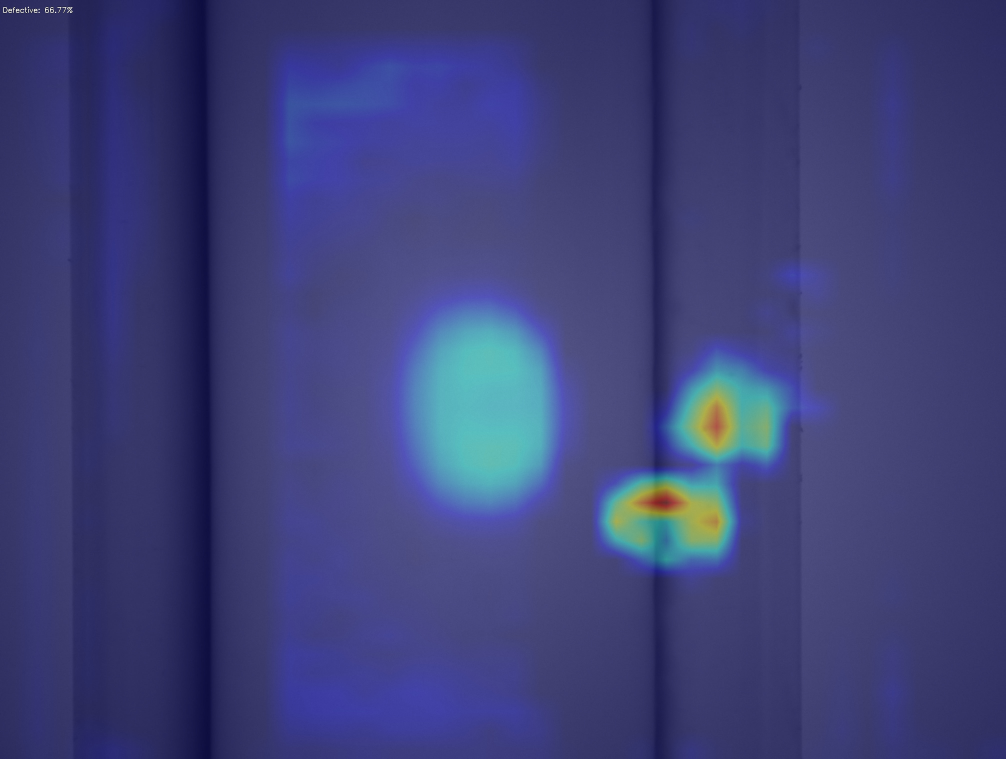
#> input picture NN/yolov10_tph/CAM_1320.jpg, 4024 x 3036 px (shown at 1/4 size)
$ python -i cutpaste_augmentor.py   (imports and definitions only)
#> lines starting #> are read from the running program, lines starting #| are printed output that depends on the picture; after the words box and inside, x2 and y2 are one past the last pixel; in counts of white or black regions, pixels touching at a corner belong together
#!/usr/bin/env python
# -*- coding:utf-8 -*-

"""
CutPaste 真实缺陷模拟器（增强版 v2）
============================================================
在原始 CutPaste 基础上新增多种真实缺陷模拟策略：

    1. 程序化划痕/裂纹绘制 —— 使用 Bezier 曲线 + 随机游走生成
       真实感的划痕、裂纹线条，支持分叉和宽度渐变
    2. 局部光照扰动 —— 模拟工业光源照射不均匀、局部反光、
       阴影等光照异常
    3. 表面纹理劣化 —— 模拟磨损、腐蚀、气泡等面状缺陷
    4. 组合缺陷 —— 随机叠加多种缺陷类型，更贴合真实场景
    5. ROI 感知（Otsu 前景掩膜）+ 泊松融合（保留原有功能）

输出：
    - 增强后的伪缺陷图像
    - 更新后的 CSV 标注文件
"""

import os
import csv
import math
import random
import logging
from pathlib import Path
from typing import Optional, Tuple, List, Dict

import cv2
import numpy as np
from PIL import Image, ImageEnhance, ImageFilter, ImageDraw

# =========================================================================
# 日志配置
# =========================================================================
# [5 lines not run here, left out]
logger = logging.getLogger(__name__)


class CutPasteAugmentor:
    """
    CutPaste 真实缺陷模拟器（增强版 v2）

    支持的缺陷类型：
        - scratch:   程序化划痕/裂纹（Bezier 曲线 + 随机游走 + 分叉）
        - lighting:  局部光照扰动（反光、阴影、亮度渐变）
        - texture:   表面纹理劣化（磨损、颗粒噪声、腐蚀斑点）
        - cutpaste:  传统 CutPaste 裁剪粘贴（附带泊松融合）
        - combined:  随机组合上述多种缺陷

    参数：
        defect_mode:         缺陷模式 ("scratch"/"lighting"/"texture"/"cutpaste"/"combined")
        scratch_count:       每张图像生成的划痕数量范围 (min, max)
        scratch_width:       划痕线宽范围 (min, max)，单位：像素
        scratch_opacity:     划痕不透明度范围 (min, max)，0.0~1.0
        lighting_strength:   光照扰动强度 (0.0~1.0)
        texture_severity:    纹理劣化程度 (0.0~1.0)
        roi_aware:           是否启用 ROI 感知（Otsu 前景提取）
        use_poisson_blend:   CutPaste 模式下是否使用泊松融合
        seed:                随机种子
    """

    def __init__(
        self,
        defect_mode: str = "combined",
        scratch_count: Tuple[int, int] = (1, 4),
        scratch_width: Tuple[int, int] = (1, 3),
        scratch_opacity: Tuple[float, float] = (0.3, 0.8),
        lighting_strength: float = 0.5,
        texture_severity: float = 0.4,
        roi_aware: bool = True,
        use_poisson_blend: bool = True,
        seed: Optional[int] = None
    ):
        self.defect_mode = defect_mode
        self.scratch_count = scratch_count
        self.scratch_width = scratch_width
        self.scratch_opacity = scratch_opacity
        self.lighting_strength = lighting_strength
        self.texture_severity = texture_severity
        self.roi_aware = roi_aware
        self.use_poisson_blend = use_poisson_blend

        if seed is not None:
            random.seed(seed)
            np.random.seed(seed)

    # ==================================================================
    #  ROI 前景掩膜提取（Otsu 阈值法）
    # ==================================================================
    def _extract_foreground_mask(self, image: Image.Image) -> np.ndarray:
        """使用 Otsu 阈值法提取管道前景区域掩膜"""
        img_array = np.array(image)
        gray = cv2.cvtColor(img_array, cv2.COLOR_RGB2GRAY)
        _, mask = cv2.threshold(gray, 0, 255, cv2.THRESH_BINARY + cv2.THRESH_OTSU)

        kernel = cv2.getStructuringElement(cv2.MORPH_ELLIPSE, (15, 15))
        mask = cv2.morphologyEx(mask, cv2.MORPH_CLOSE, kernel)
        mask = cv2.morphologyEx(mask, cv2.MORPH_OPEN, kernel)

        if np.sum(mask > 0) < 0.1 * mask.size:
            mask = 255 - mask

        return mask

    def _get_roi_region(self, image: Image.Image) -> Optional[np.ndarray]:
        """获取 ROI 掩膜；未启用时返回 None"""
        if self.roi_aware:
            return self._extract_foreground_mask(image)
        return None

    # ==================================================================
    #  缺陷类型 1：程序化划痕 / 裂纹绘制
    # ==================================================================
    def _generate_scratch(self, image: Image.Image) -> Image.Image:
        """
        在图像上绘制真实感划痕/裂纹

        策略：
        - 使用随机游走生成不规则曲线路径
        - 沿路径绘制带宽度渐变的半透明线条
        - 在划痕两侧添加微弱的亮边（模拟光线折射）
        - 随机添加分叉（模拟应力裂纹扩展）
        - 局部降低亮度（模拟凹陷）
        """
        result = np.array(image, dtype=np.float32)
        h, w = result.shape[:2]
        roi_mask = self._get_roi_region(image)

        num_scratches = random.randint(*self.scratch_count)

        for _ in range(num_scratches):
            # --- 生成随机游走路径 ---
            points = self._random_walk_path(w, h, roi_mask)
            if len(points) < 3:
                continue

            # 计算包围盒 (BBox) 局部化内存
            pts_arr = np.array(points)
            min_x, min_y = np.min(pts_arr, axis=0) - 20
            max_x, max_y = np.max(pts_arr, axis=0) + 20
            x1, x2 = max(0, min_x), min(w, max_x)
            y1, y2 = max(0, min_y), min(h, max_y)
            if x2 <= x1 or y2 <= y1: continue

            bh, bw = y2 - y1, x2 - x1

            # 变换坐标到局部
            local_points = [(p[0] - x1, p[1] - y1) for p in points]

            # --- 获取局部区域 ---
            region = result[y1:y2, x1:x2].copy()

            # --- 获取划痕参数 ---
            base_width = random.randint(*self.scratch_width)
            opacity = random.uniform(*self.scratch_opacity)

            # --- 获取路径周围的平均颜色，划痕取更暗色调 ---
            avg_color = self._sample_local_color(result, points)
            darkness = random.uniform(0.4, 0.7)
            scratch_color = (avg_color * darkness).astype(np.float32)

            # --- 绘制主划痕（基于局部尺寸） ---
            scratch_layer = np.zeros_like(region)
            scratch_mask = np.zeros((bh, bw), dtype=np.float32)

            for i in range(len(local_points) - 1):
                seg_width = max(1, base_width + random.randint(-1, 1))
                pt1, pt2 = local_points[i], local_points[i + 1]
                cv2.line(scratch_layer, pt1, pt2, scratch_color.tolist(), seg_width, cv2.LINE_AA)
                cv2.line(scratch_mask, pt1, pt2, 1.0, seg_width, cv2.LINE_AA)

            # --- 高光边缘（基于局部尺寸） ---
            highlight_layer = np.zeros_like(region)
            highlight_mask = np.zeros((bh, bw), dtype=np.float32)
            highlight_color = np.minimum(avg_color * 1.3, 255.0)

            for i in range(len(local_points) - 1):
                pt1, pt2 = local_points[i], local_points[i + 1]
                offset = random.choice([-1, 1])
                pt1_off = (pt1[0] + offset, pt1[1] + offset)
                pt2_off = (pt2[0] + offset, pt2[1] + offset)
                cv2.line(highlight_layer, pt1_off, pt2_off, highlight_color.tolist(), 1, cv2.LINE_AA)
                cv2.line(highlight_mask, pt1_off, pt2_off, 1.0, 1, cv2.LINE_AA)

            scratch_mask = cv2.GaussianBlur(scratch_mask, (3, 3), 0.8)
            highlight_mask = cv2.GaussianBlur(highlight_mask, (3, 3), 0.5)

            for c in range(3):
                region[:, :, c] = (
                    region[:, :, c] * (1 - scratch_mask * opacity)
                    + scratch_layer[:, :, c] * scratch_mask * opacity
                )
                region[:, :, c] = (
                    region[:, :, c] * (1 - highlight_mask * opacity * 0.3)
                    + highlight_layer[:, :, c] * highlight_mask * opacity * 0.3
                )

            # --- 分叉 ---
            if random.random() < 0.4 and len(points) > 3:
                branch_start_idx = random.randint(1, len(points) - 2)
                branch_points = self._random_walk_path(
                    w, h, roi_mask,
                    start=points[branch_start_idx],
                    num_steps=random.randint(5, 15)
                )
                if len(branch_points) >= 2:
                    branch_width = max(1, base_width - 1)
                    branch_opacity = opacity * 0.6

                    # 扩展当前 BBox 容纳分叉
                    b_pts = np.array(branch_points)
                    b_min_x, b_min_y = np.min(b_pts, axis=0) - 20
                    b_max_x, b_max_y = np.max(b_pts, axis=0) + 20
                    nx1, nx2 = max(0, min(x1, b_min_x)), min(w, max(x2, b_max_x))
                    ny1, ny2 = max(0, min(y1, b_min_y)), min(h, max(y2, b_max_y))

                    if nx2 > nx1 and ny2 > ny1:
                        nbh, nbw = ny2 - ny1, nx2 - nx1
                        n_region = result[ny1:ny2, nx1:nx2].copy()

                        # 把此前的 region 贴入 n_region
                        dx, dy = x1 - nx1, y1 - ny1
                        n_region[dy:dy+bh, dx:dx+bw] = region

                        n_scratch_layer = np.zeros_like(n_region)
                        n_branch_mask = np.zeros((nbh, nbw), dtype=np.float32)

                        n_local_branch = [(p[0] - nx1, p[1] - ny1) for p in branch_points]

                        for i in range(len(n_local_branch) - 1):
                            pt1, pt2 = n_local_branch[i], n_local_branch[i + 1]
                            cv2.line(n_scratch_layer, pt1, pt2, scratch_color.tolist(), branch_width, cv2.LINE_AA)
                            cv2.line(n_branch_mask, pt1, pt2, 1.0, branch_width, cv2.LINE_AA)

                        n_branch_mask = cv2.GaussianBlur(n_branch_mask, (3, 3), 0.5)
                        for c in range(3):
                            n_region[:, :, c] = (
                                n_region[:, :, c] * (1 - n_branch_mask * branch_opacity)
                                + n_scratch_layer[:, :, c] * n_branch_mask * branch_opacity
                            )

                        # 更新外包围信息
                        x1, y1, x2, y2 = nx1, ny1, nx2, ny2
                        region = n_region

            # 最终回填到大图
            result[y1:y2, x1:x2] = region

        result = np.clip(result, 0, 255).astype(np.uint8)
        return Image.fromarray(result)

    def _random_walk_path(
        self, w: int, h: int,
        roi_mask: Optional[np.ndarray] = None,
        start: Optional[Tuple[int, int]] = None,
        num_steps: Optional[int] = None
    ) -> List[Tuple[int, int]]:
        """
        随机游走生成不规则曲线路径（模拟真实划痕走向）

        参数：
            w, h:      图像尺寸
            roi_mask:  前景掩膜（可选）
            start:     起点（可选，默认随机）
            num_steps: 游走步数（可选，默认根据图像大小决定）
        """
        if num_steps is None:
            num_steps = random.randint(15, 40)

        # 步长为图像短边的 1%~3%
        step_len = random.uniform(min(w, h) * 0.01, min(w, h) * 0.03)

        # 起点
        if start is None:
            for _ in range(30):
                sx = random.randint(int(w * 0.1), int(w * 0.9))
                sy = random.randint(int(h * 0.1), int(h * 0.9))
                if roi_mask is None or roi_mask[sy, sx] > 0:
                    break
            start = (sx, sy)

        # 主方向角度 + 随机偏转
        main_angle = random.uniform(0, 2 * math.pi)
        points = [start]

        for _ in range(num_steps):
            # 每步偏转 ±25°，保持一定的方向连贯性
            main_angle += random.uniform(-math.pi / 7, math.pi / 7)
            nx = int(points[-1][0] + step_len * math.cos(main_angle))
            ny = int(points[-1][1] + step_len * math.sin(main_angle))

            # 边界约束
            nx = max(1, min(nx, w - 2))
            ny = max(1, min(ny, h - 2))

            # ROI 约束（如果新点不在前景内则停止）
            if roi_mask is not None and roi_mask[ny, nx] == 0:
                break

            points.append((nx, ny))

        return points

    def _sample_local_color(self, img: np.ndarray, points: List[Tuple[int, int]]) -> np.ndarray:
        """采样路径周围像素的平均颜色"""
        colors = []
        h, w = img.shape[:2]
        for pt in points[::3]:  # 每隔 3 个点采样
            x, y = pt
            x = max(0, min(x, w - 1))
            y = max(0, min(y, h - 1))
            colors.append(img[y, x])
        if colors:
            return np.mean(colors, axis=0)
        return np.array([128.0, 128.0, 128.0])

    # ==================================================================
    #  缺陷类型 2：局部光照扰动
    # ==================================================================
    def _generate_lighting_defect(self, image: Image.Image) -> Image.Image:
        """
        模拟局部光照异常

        策略组合（随机选择 1~2 种）：
        - 局部亮斑（模拟反光、高光过曝）
        - 局部暗区（模拟阴影遮挡）
        - 条纹光照渐变（模拟光源非均匀照射）
        """
        result = np.array(image, dtype=np.float32)
        h, w = result.shape[:2]
        roi_mask = self._get_roi_region(image)
        strength = self.lighting_strength

        effects = random.sample(["bright_spot", "dark_patch", "gradient_stripe"],
                                k=random.randint(1, 2))

        for effect in effects:
            if effect == "bright_spot":
                # --- 局部亮斑：椭圆形高斯亮斑 ---
                cx = random.randint(int(w * 0.2), int(w * 0.8))
                cy = random.randint(int(h * 0.2), int(h * 0.8))

                rx = random.randint(int(w * 0.05), int(w * 0.15))
                ry = random.randint(int(h * 0.05), int(h * 0.15))

                x1, x2 = max(0, cx - 3*rx), min(w, cx + 3*rx)
                y1, y2 = max(0, cy - 3*ry), min(h, cy + 3*ry)
                if x2 <= x1 or y2 <= y1: continue

                Y, X = np.ogrid[y1:y2, x1:x2]
                gauss = np.exp(-((X - cx) ** 2 / (2 * rx ** 2) + (Y - cy) ** 2 / (2 * ry ** 2)))
                gauss = gauss.astype(np.float32)

                if roi_mask is not None:
                    gauss *= (roi_mask[y1:y2, x1:x2] / 255.0).astype(np.float32)

                intensity = random.uniform(30, 80) * strength
                for c in range(3):
                    result[y1:y2, x1:x2, c] += gauss * intensity

            elif effect == "dark_patch":
                # --- 局部暗区：不规则形状的阴影 ---
                cx = random.randint(int(w * 0.15), int(w * 0.85))
                cy = random.randint(int(h * 0.15), int(h * 0.85))

                rx = random.randint(int(w * 0.04), int(w * 0.12))
                ry = random.randint(int(h * 0.04), int(h * 0.12))

                x1, x2 = max(0, cx - 3*rx), min(w, cx + 3*rx)
                y1, y2 = max(0, cy - 3*ry), min(h, cy + 3*ry)
                if x2 <= x1 or y2 <= y1: continue

                Y, X = np.ogrid[y1:y2, x1:x2]
                gauss = np.exp(-((X - cx) ** 2 / (2 * rx ** 2) + (Y - cy) ** 2 / (2 * ry ** 2)))
                gauss = gauss.astype(np.float32)

                if roi_mask is not None:
                    gauss *= (roi_mask[y1:y2, x1:x2] / 255.0).astype(np.float32)

                intensity = random.uniform(0.6, 0.85)
                darken = 1.0 - gauss * (1.0 - intensity) * strength
                for c in range(3):
                    result[y1:y2, x1:x2, c] *= darken

            elif effect == "gradient_stripe":
                # --- 条纹光照渐变：模拟光源条纹照射 ---
                angle = random.uniform(0, math.pi)
                stripe_width = random.randint(int(min(w, h) * 0.08), int(min(w, h) * 0.2))

                # 使用 ogrid（广播机制）代替 meshgrid，大幅节省内存
                Y, X = np.ogrid[:h, :w]
                proj = X * math.cos(angle) + Y * math.sin(angle)

                # 计算中心点
                px = w / 2
                py = h / 2
                center = px * math.cos(angle) + py * math.sin(angle) + random.uniform(-stripe_width, stripe_width)

                stripe = np.exp(-((proj - center) ** 2) / (2 * stripe_width ** 2))
                stripe = stripe.astype(np.float32)

                if roi_mask is not None:
                    stripe *= (roi_mask / 255.0).astype(np.float32)

                if random.random() < 0.5:
                    intensity = random.uniform(20, 50) * strength
                    for c in range(3):
                        result[:, :, c] += stripe * intensity
                else:
                    intensity = random.uniform(0.7, 0.9)
                    darken = 1.0 - stripe * (1.0 - intensity) * strength
                    for c in range(3):
                        result[:, :, c] *= darken

        result = np.clip(result, 0, 255).astype(np.uint8)
        return Image.fromarray(result)

    # ==================================================================
    #  缺陷类型 3：表面纹理劣化
    # ==================================================================
    # [178 lines left out: functions _generate_texture_defect, _generate_cutpaste, not called in this run]

    # ==================================================================
    #  公开接口：单张增强
    # ==================================================================
    def augment_single(
        self,
        image: Image.Image,
        source_pool: Optional[List[Image.Image]] = None
    ) -> Image.Image:
        """
        对单张图像执行缺陷模拟

        根据 defect_mode 选择不同的缺陷生成策略：
        - combined 模式下随机组合 1~3 种缺陷类型
        """
        mode = self.defect_mode

        if mode == "combined":
            # 随机选择 1~3 种缺陷类型叠加（剔除导致生硬边界的传统 cutpaste）
            available = ["scratch", "lighting", "texture"]
            chosen = random.sample(available, k=random.randint(1, 3))
        else:
            chosen = [mode]

        result = image.copy()
        for defect_type in chosen:
            if defect_type == "scratch":
                result = self._generate_scratch(result)
            elif defect_type == "lighting":
                result = self._generate_lighting_defect(result)
            elif defect_type == "texture":
                result = self._generate_texture_defect(result)
            elif defect_type == "cutpaste":
                result = self._generate_cutpaste(result, source_pool)

        return result, chosen

    # ==================================================================
    #  批量增强
    # ==================================================================
    # [110 lines left out: function augment_batch, not called in this run]

>>> import cv2
>>> picture = cv2.cvtColor(cv2.imread('../../NN/yolov10_tph/CAM_1320.jpg'), cv2.COLOR_BGR2RGB)
>>> result = CutPasteAugmentor().augment_single(picture)
#> the loop in augment_single, `for defect_type in chosen:` made 2 passes
#> pass 1, in _extract_foreground_mask, `gray = cv2.cvtColor(img_array, cv2.COLOR_RGB2GRAY)`:
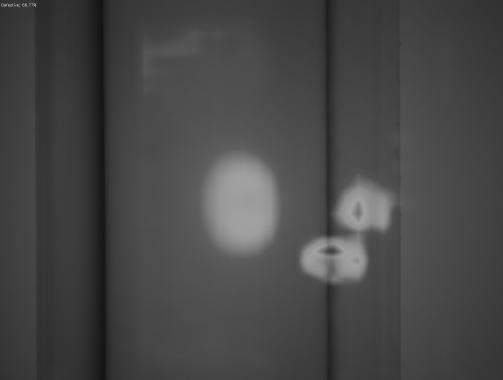
#> gray: shape (3036, 4024) (shown at 1/8 size); min 0, max 255, mean 71
#> pass 1, in _extract_foreground_mask, `_, mask = cv2.threshold(gray, 0, 255, cv2.THRESH_BINARY + cv2.THRESH_O..`:
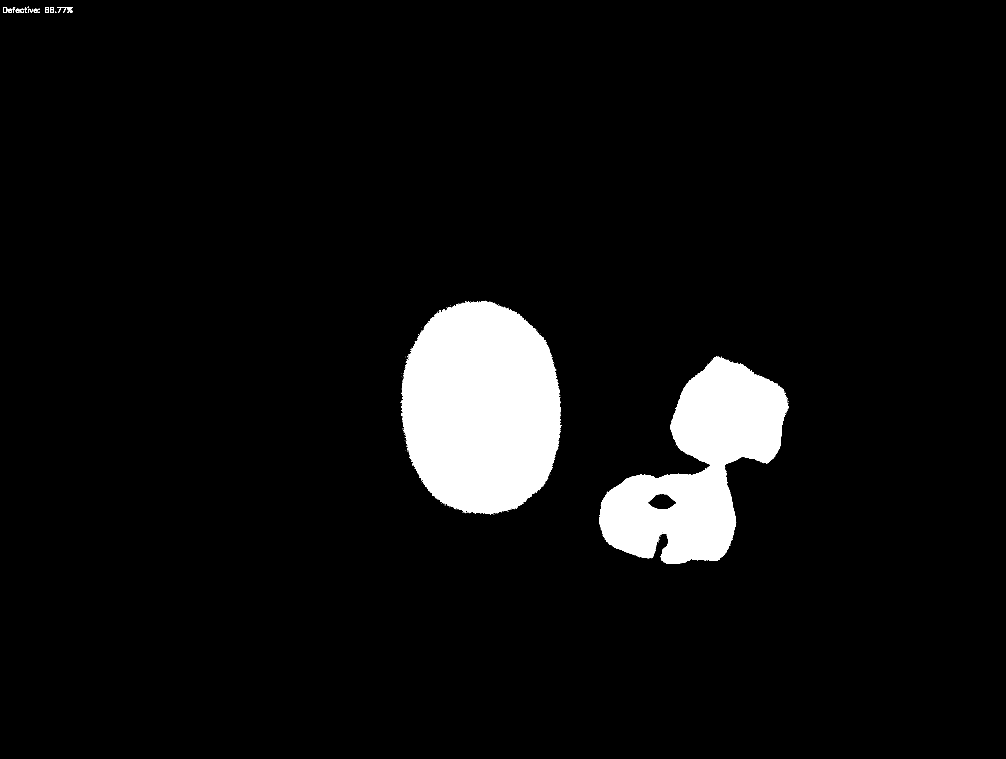
#> mask: shape (3036, 4024) (shown at 1/4 size); 6.1% white; 166 white regions (145 under 20 px), largest, box (x1, y1, x2, y2) and area: (1604, 1204, 2244, 2059) 432783, (2398, 1426, 3156, 2256) 306571, (13, 28, 30, 52) 186
#> after the loop in augment_single, `for defect_type in chosen:`:
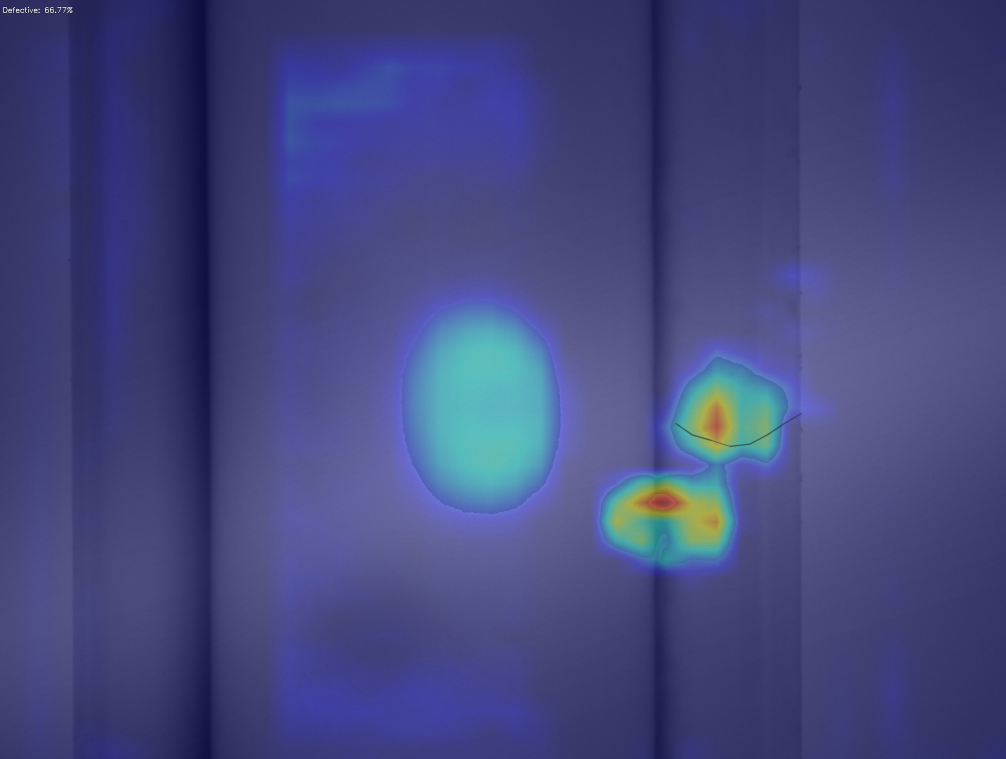
#> result: PIL image 4024x3036 RGB (shown at 1/4 size); mean R, G, B 67.7, 72, 126.5
